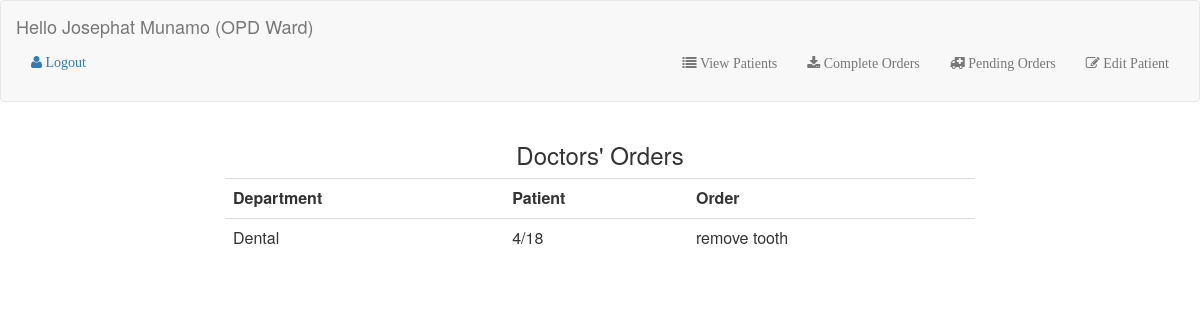
/ward/pending-orders.php (signed in), run on the app's committed database.
### tables this page shows
CREATE TABLE `staff` (
  `entry_id` int(11) NOT NULL,
  `staff_id` varchar(50) NOT NULL,
  `fname` varchar(50) NOT NULL,
  `surname` varchar(50) NOT NULL,
  `role` varchar(50) NOT NULL,
  `dept` varchar(50) NOT NULL,
  `date_joined` datetime NOT NULL DEFAULT CURRENT_TIMESTAMP,
  `contact` text NOT NULL,
  `username` varchar(50) NOT NULL,
  `password` varchar(50) NOT NULL
);

CREATE TABLE `orders` (
  `entry_id` int(11) NOT NULL,
  `hn` varchar(20) NOT NULL,
  `department` varchar(20) NOT NULL,
  `orderr` varchar(30) NOT NULL,
  `made_by` varchar(20) NOT NULL,
  `proceduree` varchar(50) NOT NULL,
  `closed_by` varchar(20) NOT NULL
);

### ward/pending-orders.php (the view)
<?php include('_header.php');
 ?>
<div class="container">
  <div class="row">
    <div class="col-md-2">
    </div>
    <div class="col-md-8">
      <div class="doctor_orders">
        <h3 align="center">Doctors' Orders</h3>
        <div class="table-responsive">
          <table class="table">
            <tr>
              <th>Department</th>
              <th>Patient</th>
              <th>Order</th>
            </tr>
        <?php $rs2 = mysqli_query($con, "select * from orders WHERE made_by = '$name1' AND proceduree ='' ORDER BY entry_id DESC")or die(mysqli_error($con));
            while($row = mysqli_fetch_array($rs2)){
               $department = $row['department'];
               $order=$row['orderr'];
               $hn=$row['hn'];
               $action=$row['proceduree']; ?>
               <tr>
                <td><?php echo $department; ?></td>
                <td><?php echo $hn; ?>/18 </td>
                <td><?php echo $order; ?></td>
               </tr>
              <?php } ?>
            </table>
          </div>
      </div>
    </div>
    <div class="col-md-2">
    </div>

### ward/_header.php (shortened to what this page needs)
<?php
include '../opendb.php';
$username=$_SESSION['username'];
   ?> <script>
      </script><?php
$rs = mysqli_query($con, "select * from staff where staff_id = '$username'")or die(mysqli_error($con));
while($row = mysqli_fetch_array($rs))
{
   $name1=$row['staff_id'];
   $fname1 = $row['fname'];
   $surname1 = $row['surname'];
   $ward = $row['dept'];
}
?>
<html>
    <head>
        <link rel="stylesheet" href="../css/bootstrap.min.css">
        <link rel="stylesheet" href="../css/font-awesome.min.css">
        <link rel="stylesheet" href="../css/style.css">
</head>
 <nav class="navbar navbar-default">
  <div class="container-fluid">
    <div class="navbar-header">
      <a class="navbar-brand" href="index.php">
        <span class="">Hello <?php echo $fname1.' '.$surname1; ?> (<?php echo $ward.' Ward'; ?>)</span>
        <br><br>
        <li style="list-style-type:none;"><a href="../logout.php"><i class="fa fa-user">&nbsp;Logout</i></a></li>
      </a>
    </div>
    <div class="collapse navbar-collapse" id="myNavbar">
      <ul class="nav navbar-nav navbar-right">
        <br><br>
        <li><a href="index.php"><i class="fa fa-list">&nbsp;View Patients</i></a></li>
        <li><a href="all-orders.php"><i class="fa fa-download">&nbsp;Complete Orders</i></a></li>
        <li><a href="pending-orders.php"><i class="fa fa-ambulance">&nbsp;Pending Orders</i></a></li>
        <li><a href="edit_patient.php"><i class="fa fa-edit">&nbsp;Edit Patient</i></a></li>
    </ul>
    </div>
  </div>
</nav>

### data on the page
staff: fname "Josephat", surname "Munamo", dept "OPD"
orders: department "Dental", hn "4", orderr "remove tooth"
